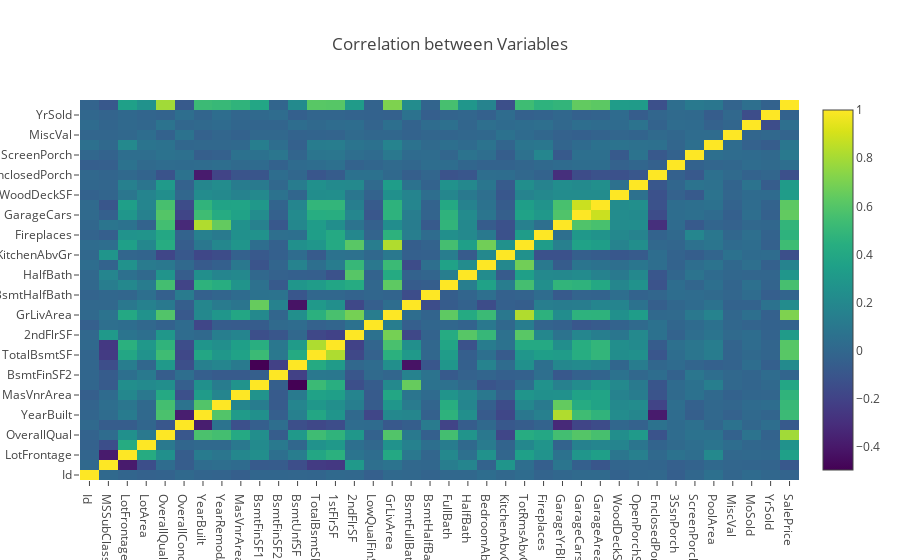

Source (notebook cell):
### Markdown cell above
Correlation Matrix

### Code cell
corr=train.corr()
data = [go.Heatmap( z=corr.values.tolist(),x=corr.columns,y=corr.columns, colorscale='Viridis')]
layout={'title': "Correlation between Variables"}
off.iplot({'data':data,"layout":layout})

### Figure 1 — Plotly figure (JSON) as saved in the notebook; plotly's stock layout.template omitted (floating-point values rounded to 4 significant figures; data arrays with more than 128 entries replaced by an {"elided": "..."} marker saying what was removed)
{"data": [{"colorscale": "Viridis", "type": "heatmap", "x": ["Id", "MSSubClass", "LotFrontage", "LotArea", "OverallQual", "OverallCond", "YearBuilt", "YearRemodAdd", "MasVnrArea", "BsmtFinSF1", "BsmtFinSF2", "BsmtUnfSF", "TotalBsmtSF", "1stFlrSF", "2ndFlrSF", "LowQualFinSF", "GrLivArea", "BsmtFullBath", "BsmtHalfBath", "FullBath", "HalfBath", "BedroomAbvGr", "KitchenAbvGr", "TotRmsAbvGrd", "Fireplaces", "GarageYrBlt", "GarageCars", "GarageArea", "WoodDeckSF", "OpenPorchSF", "EnclosedPorch", "3SsnPorch", "ScreenPorch", "PoolArea", "MiscVal", "MoSold", "YrSold", "SalePrice"], "y": ["Id", "MSSubClass", "LotFrontage", "LotArea", "OverallQual", "OverallCond", "YearBuilt", "YearRemodAdd", "MasVnrArea", "BsmtFinSF1", "BsmtFinSF2", "BsmtUnfSF", "TotalBsmtSF", "1stFlrSF", "2ndFlrSF", "LowQualFinSF", "GrLivArea", "BsmtFullBath", "BsmtHalfBath", "FullBath", "HalfBath", "BedroomAbvGr", "KitchenAbvGr", "TotRmsAbvGrd", "Fireplaces", "GarageYrBlt", "GarageCars", "GarageArea", "WoodDeckSF", "OpenPorchSF", "EnclosedPorch", "3SsnPorch", "ScreenPorch", "PoolArea", "MiscVal", "MoSold", "YrSold", "SalePrice"], "z": {"elided": "38x38 float values"}}], "layout": {"title": "Correlation between Variables"}}
